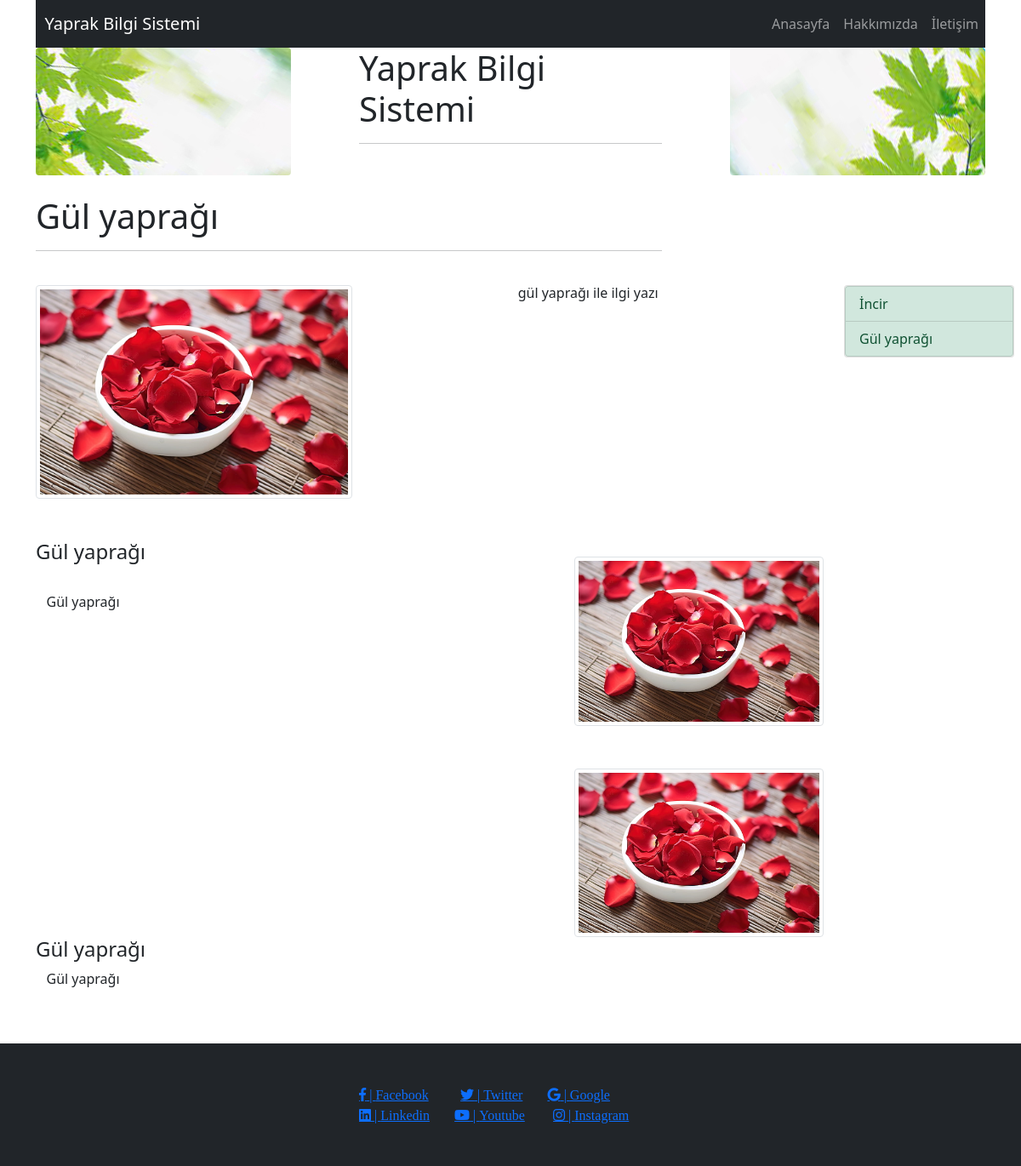
The page /detay.php?ID=10 on the database its author committed.
### tables this page shows
CREATE TABLE `yapraklar` (
  `yaprakID` int(11) NOT NULL,
  `yaprakAD` char(255) NOT NULL,
  `yaprakÖnBilgi` longtext NOT NULL,
  `baslik1` char(255) NOT NULL,
  `yaprakBİLGİ1` longtext NOT NULL,
  `baslik2` char(255) NOT NULL,
  `yaprakBİLGİ2` longtext NOT NULL,
  `yaprakURL1` char(255) NOT NULL,
  `yaprakURL2` char(255) NOT NULL,
  `yaprakURL3` char(255) NOT NULL
);

### database.php (called while the page is built, shortened)
<?php
class Database
{
  private $MYSQL_HOST='localhost';
  private $MYSQL_USER='root';
  private $MYSQL_PASS='';
  private $MYSQL_DB='yaprak';
  private $CHARSET='UTF8';
  private $COLLATION='utf8_general_ci';
  public $pdo=null;
  private $stmt=null;
  public function ConnectDB(){
    $SQL="mysql:host=".$this->MYSQL_HOST.";dbname=".$this->MYSQL_DB;
    try{
      $this->pdo=new \PDO($SQL,$this->MYSQL_USER,$this->MYSQL_PASS);
      $this->pdo->exec("SET NAMES '".$this->CHARSET."' COLLATE '".$this->COLLATION."'");
      $this->pdo->exec("SET CHARACTER SET '".$this->CHARSET."'");
      $this->pdo->setAttribute(\PDO::ATTR_ERRMODE, \PDO::ERRMODE_EXCEPTION);
      $this->pdo->setAttribute(\PDO::ATTR_DEFAULT_FETCH_MODE, \PDO::FETCH_OBJ);
    }catch(PDOException $e){
      die("PDO ile veritabanına ulaşılamadı".$e->getMessage());
    }
  }
  private function myQuery($query,$params=null){
    if(is_null($params)){
      $this->stmt=$this->pdo->query($query);
    }else{
      $this->stmt=$this->pdo->prepare($query);
      $this->stmt->execute($params);
    }
    return $this->stmt;
  }
  public function getRows($query,$params=null){
     try{
        return $this->myQuery($query,$params)->fetchAll();
     }catch(PDOException $e){
      die($e->getMessage());
     }
  }
  public function getRow($query,$params=null){
    try{
       return $this->myQuery($query,$params)->fetch();
    }catch(PDOException $e){
     die($e->getMessage());
    }
 }
 public function getColumn($query,$params=null){
    try{
      return $this->myQuery($query,$params)->fetchColumn();
    }catch(PDOException $e){
    die($e->getMessage());
    }
  }
  public function __destruct(){
    $this->pdo=NULL;
  }
}
?>

### detay.php (the view, shortened to what this page needs)
<?php
require_once "database.php";
$yaprakıd = $_GET['ID'];
?>
<html>
<head>
    <?php
    require_once "database.php";
    ?>
    <link href="css/bootstrap.min.css" rel="stylesheet">
    <link rel="stylesheet" href="https://use.fontawesome.com/releases/v5.3.1/css/all.css">
</head>
<body>
    <div class="container">
        <div class="row">
            <div class="col-12">
                <nav class="navbar navbar-expand-lg navbar-dark bg-dark ">
                    <a class="navbar-brand" href="index.php">&nbsp;&nbsp;Yaprak Bilgi Sistemi</a>
                    <div class="collapse navbar-collapse justify-content-end mr-5" id="navbarNavDropdown">
                        <ul class="navbar-nav">
                            <li class="nav-item active">
                                <a class="nav-link" href="index.php">Anasayfa <span class="sr-only"></span></a>
                            </li>
                            <li class="nav-item">
                                <a class="nav-link" href="hakkimizda.php">Hakkımızda</a>
                            </li>
                            <li class="nav-item">
                                <a class="nav-link" href="iletisim.php">İletişim</a>
                            </li>
                        </ul>
                    </div>
                </nav>
            </div>
        </div>
        <div class="row">
            <div class="col-md-4">
                <img src="foto/1.jpg" class="rounded float-start" alt="...">
            </div>
            <div class="col-md-4">
                <b>
                    <h1 class="baslık">Yaprak Bilgi Sistemi</h1>
                    <hr>
                </b>
            </div>
            <div class="col-md-4">
                <img src="foto/01.jpg" class="rounded float-end" alt="...">
            </div>
        </div><br>
        <div class="row">
            <div class="col-8">
                <?php
                require_once "database.php";
                $veri = new Database();
                $yaprakad = $veri->getColumn("SELECT yaprakAD FROM yapraklar WHERE yaprakID=$yaprakıd")
                ?>
                <h1> <?php echo $yaprakad ?> </h1>
                <hr color="green" /> <br>
            </div>
        </div>
        <?php
        require_once "database.php";
        $veri = new Database();
        $deger = $veri->getRows("SELECT * FROM yapraklar");
        $deger2 = $veri->getRow("SELECT * FROM yapraklar WHERE yaprakID= $yaprakıd ");
        ?>
        <div class="row">
            <div class="col-md-10">
                <div class="row">
                    <div class="col-md-5">
                        <div class="text-center">
                        <img src="<?php echo $deger2->yaprakURL1 ?>" class="img-thumbnail" alt="...">
                        </div>
                    </div>
                    <div class="col-md"></div>
                    <div class="col-md-5">
                        <p class="h6"> &nbsp;&nbsp;
                            <?php echo $deger2->yaprakÖnBilgi ?>
                        </p>
                    </div>
                </div><br> <br>
                <div class="row">
                    <div class="col-md-8">
                        <h4><?php echo $deger2->baslik1 ?></h4>
                        <br>
                        <p>&nbsp;&nbsp;
                            <?php echo $deger2->yaprakBİLGİ1 ?>
                        </p>
                    </div><br><br>
                    <div class="col-md-4">
                        <div style="margin-top: 20px;">
                            <img src="<?php echo $deger2->yaprakURL2 ?>" class="img-thumbnail" alt="...">
                        </div>
                        <div style="margin-top: 50px;">
                            <img src="<?php echo $deger2->yaprakURL3 ?>" class="img-thumbnail" alt="...">
                        </div>
                    </div>
                    <div class="row">
                        <br>
                        <h4><?php echo $deger2->baslik2 ?></h4>
                        <p>&nbsp;&nbsp;
                            <?php echo $deger2->yaprakBİLGİ2 ?></p>
                    </div>
                </div>
            </div>
            <div class="col-md-2">
                <div class="card" style="width:200px;">
                    <?php foreach ($deger as $degerler) {
                    ?>
                        <a href="detay.php?ID=<?= $degerler->yaprakID; ?>" class="list-group-item list-group-item-action list-group-item-success"><?php echo $degerler->yaprakAD ?></a>
                    <?php } ?>
                </div>
            </div>
        </div>
    </div>
    <footer class="bd-footer py-5 mt-5 bg-dark">
        <div class="container ">
            <div class="row">
                <div class="col-4">
                </div>
                <div class="col-4">
                    <div style="float:left;">
                        <a href="#" class="icon-text fab fa-facebook-f a"> <span> | </span> Facebook</a>&nbsp;&nbsp;&nbsp;&nbsp;&nbsp;&nbsp;&nbsp;&nbsp;
                        <a href="#" class="icon-text fab fa-twitter a"><span> | </span> Twitter </a>&nbsp;&nbsp;&nbsp;&nbsp;&nbsp;&nbsp;
                        <a href="#" class="icon-text fab fa-google a"><span> | </span> Google </a>&nbsp;&nbsp;&nbsp;&nbsp;&nbsp;&nbsp; <br>
                        <a href="#" class="icon-text fab fa-linkedin a"><span> | </span> Linkedin </a>&nbsp;&nbsp;&nbsp;&nbsp;&nbsp;&nbsp;
                        <a href="#" class="icon-text fab fa-youtube a"><span> | </span> Youtube </a>&nbsp;&nbsp;&nbsp;&nbsp;&nbsp;&nbsp;&nbsp;
                        <a href="#" class="icon-text fab fa-instagram a"><span> | </span>Instagram </a>&nbsp;&nbsp;&nbsp;&nbsp;&nbsp;&nbsp;
                    </div>
                </div>
                <div class="col-4">
                </div>
            </div>
        </div>
    </footer>
</body>
</html>

### rows shown on the page
yapraklar: yaprakAD "Gül yaprağı", yaprakURL1 (picture), yaprakÖnBilgi "gül yaprağı ile ilgi yazı", baslik1 "Gül yaprağı", yaprakBİLGİ1 "Gül yaprağı", yaprakURL2 (picture), yaprakURL3 (picture), baslik2 "Gül yaprağı", yaprakBİLGİ2 "Gül yaprağı"
yapraklar: yaprakAD "İncir"
